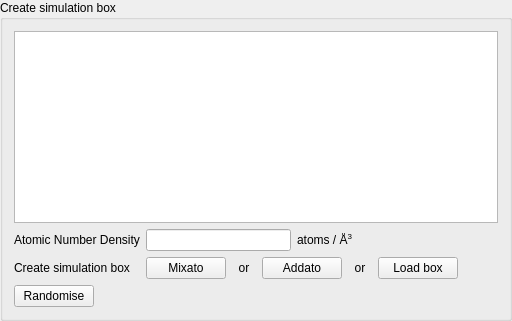
               <widget class="QGroupBox" name="groupBox_11">
                <property name="sizePolicy">
                 <sizepolicy hsizetype="Preferred" vsizetype="Preferred">
                  <horstretch>0</horstretch>
                  <verstretch>1</verstretch>
                 </sizepolicy>
                </property>
                <property name="title">
                 <string>Create simulation box</string>
                </property>
                <layout class="QVBoxLayout" name="verticalLayout_7">
                 <item>
                  <widget class="QTableWidget" name="atoFileTable">
                   <property name="maximumSize">
                    <size>
                     <width>16777215</width>
                     <height>2000</height>
                    </size>
                   </property>
                   <property name="horizontalScrollBarPolicy">
                    <enum>Qt::ScrollBarAlwaysOff</enum>
                   </property>
                   <property name="sizeAdjustPolicy">
                    <enum>QAbstractScrollArea::AdjustIgnored</enum>
                   </property>
                   <property name="columnCount">
                    <number>3</number>
                   </property>
                   <attribute name="horizontalHeaderVisible">
                    <bool>false</bool>
                   </attribute>
                   <attribute name="horizontalHeaderDefaultSectionSize">
                    <number>120</number>
                   </attribute>
                   <attribute name="verticalHeaderVisible">
                    <bool>false</bool>
                   </attribute>
                   <attribute name="verticalHeaderDefaultSectionSize">
                    <number>25</number>
                   </attribute>
                   <column>
                    <property name="text">
                     <string>Component</string>
                    </property>
                   </column>
                   <column>
                    <property name="text">
                     <string>Charge</string>
                    </property>
                   </column>
                   <column>
                    <property name="text">
                     <string># in box</string>
                    </property>
                   </column>
                  </widget>
                 </item>
                 <item>
                  <layout class="QHBoxLayout" name="horizontalLayout_16">
                   <item>
                    <widget class="QLabel" name="label_5">
                     <property name="text">
                      <string>Atomic Number Density</string>
                     </property>
                     <property name="buddy">
                      <cstring>numberDensityLineEdit</cstring>
                     </property>
                    </widget>
                   </item>
                   <item>
                    <widget class="QLineEdit" name="numberDensityLineEdit">
                     <property name="inputMethodHints">
                      <set>Qt::ImhNone</set>
                     </property>
                    </widget>
                   </item>
                   <item>
                    <widget class="QLabel" name="label">
                     <property name="text">
                      <string>atoms / Å&lt;sup&gt;3&lt;/sup&gt;</string>
                     </property>
                    </widget>
                   </item>
                   <item>
                    <spacer name="horizontalSpacer_11">
                     <property name="orientation">
                      <enum>Qt::Horizontal</enum>
                     </property>
                     <property name="sizeHint" stdset="0">
                      <size>
                       <width>40</width>
                       <height>20</height>
                      </size>
                     </property>
                    </spacer>
                   </item>
                  </layout>
                 </item>
                 <item>
                  <layout class="QHBoxLayout" name="horizontalLayout_17">
                   <item>
                    <widget class="QLabel" name="label_2">
                     <property name="text">
                      <string>Create simulation box   </string>
                     </property>
                    </widget>
                   </item>
                   <item>
                    <widget class="QPushButton" name="mixatoButton">
                     <property name="text">
                      <string>Mixato</string>
                     </property>
                    </widget>
                   </item>
                   <item>
                    <widget class="QLabel" name="label_3">
                     <property name="text">
                      <string>  or  </string>
                     </property>
                    </widget>
                   </item>
                   <item>
                    <widget class="QPushButton" name="addatoButton">
                     <property name="text">
                      <string>Addato</string>
                     </property>
                    </widget>
                   </item>
                   <item>
                    <widget class="QLabel" name="label_52">
                     <property name="text">
                      <string>  or  </string>
                     </property>
                    </widget>
                   </item>
                   <item>
                    <widget class="QPushButton" name="loadBoxButton">
                     <property name="text">
                      <string>Load box</string>
                     </property>
                    </widget>
                   </item>
                   <item>
                    <spacer name="horizontalSpacer_9">
                     <property name="orientation">
                      <enum>Qt::Horizontal</enum>
                     </property>
                     <property name="sizeHint" stdset="0">
                      <size>
                       <width>40</width>
                       <height>20</height>
                      </size>
                     </property>
                    </spacer>
                   </item>
                  </layout>
                 </item>
                 <item>
                  <layout class="QHBoxLayout" name="horizontalLayout_18">
                   <item>
                    <widget class="QPushButton" name="randomiseButton">
                     <property name="text">
                      <string>Randomise</string>
                     </property>
                    </widget>
                   </item>
                   <item>
                    <spacer name="horizontalSpacer_10">
                     <property name="orientation">
                      <enum>Qt::Horizontal</enum>
                     </property>
                     <property name="sizeHint" stdset="0">
                      <size>
                       <width>40</width>
                       <height>20</height>
                      </size>
                     </property>
                    </spacer>
                   </item>
                  </layout>
                 </item>
                </layout>
                <zorder>atoFileTable</zorder>
                <zorder></zorder>
               </widget>
